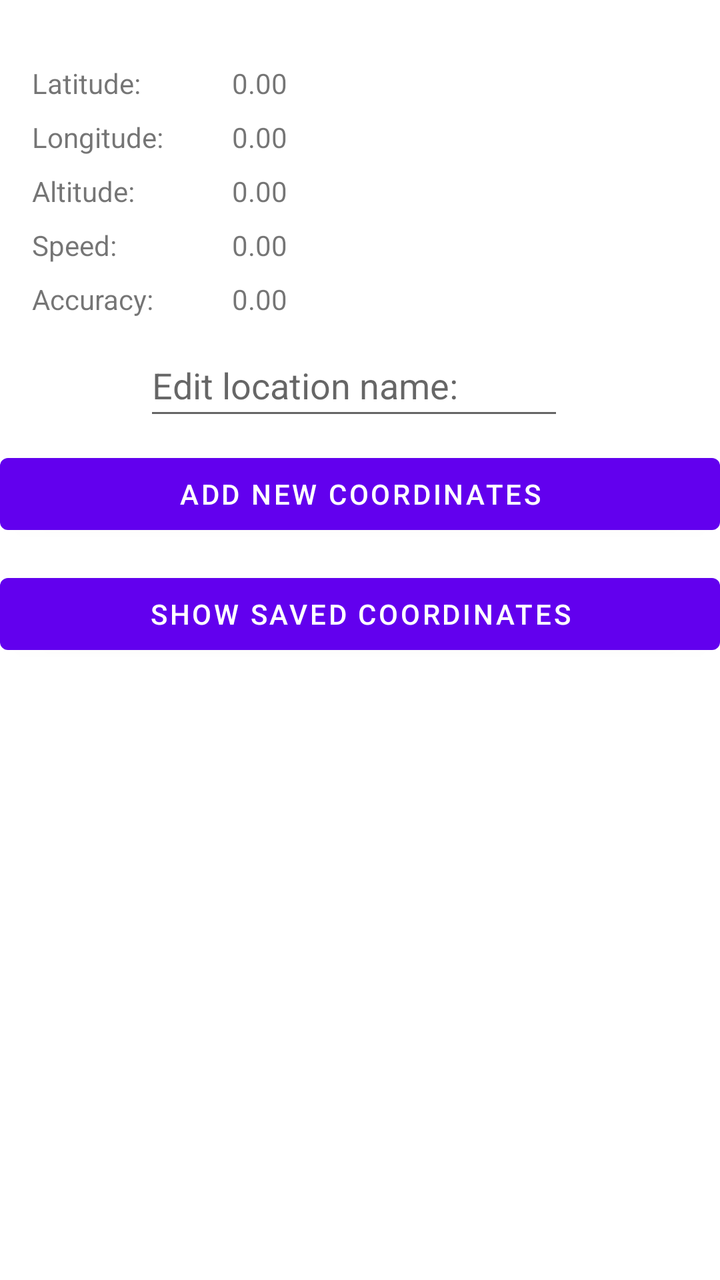
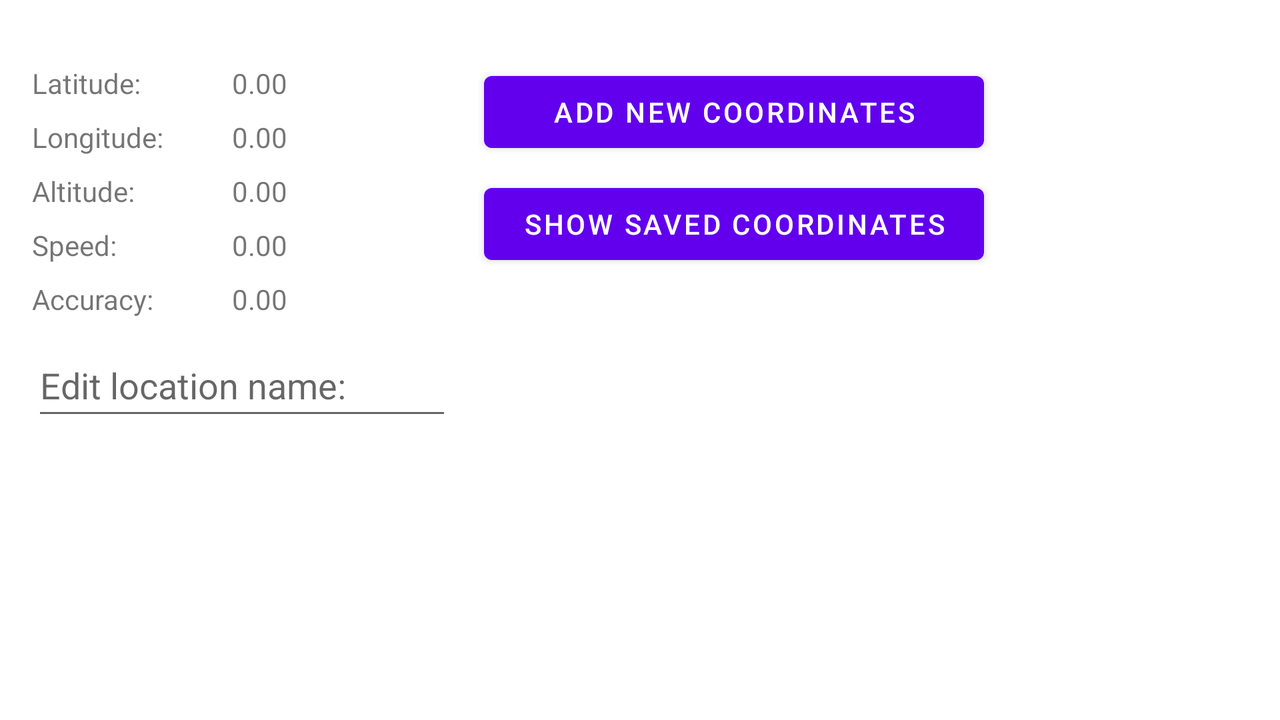

First picture: res/layout/ on a phone held upright. Second picture: the repository's own variant of that layout, on a device whose configuration matches the variant's folder. Source for both follows.
<!-- AndroidManifest.xml: application theme Theme.GPS_semestralka -->
<!-- res/layout/activity_main.xml -->
<?xml version="1.0" encoding="utf-8"?>
<androidx.constraintlayout.widget.ConstraintLayout xmlns:android="http://schemas.android.com/apk/res/android"
    xmlns:app="http://schemas.android.com/apk/res-auto"
    xmlns:tools="http://schemas.android.com/tools"
    android:layout_width="match_parent"
    android:layout_height="match_parent"
    tools:context=".MainActivity">

    <TextView
        android:id="@+id/tv_labelLat"
        android:layout_width="100dp"
        android:layout_height="wrap_content"
        android:layout_marginStart="16dp"
        android:layout_marginTop="32dp"
        android:text="@string/latitude"
        app:layout_constraintStart_toStartOf="parent"
        app:layout_constraintTop_toTopOf="parent" />

    <TextView
        android:id="@+id/tv_labelLon"
        android:layout_width="100dp"
        android:layout_height="wrap_content"
        android:layout_marginStart="16dp"
        android:layout_marginTop="8dp"
        android:text="@string/longitude"
        app:layout_constraintStart_toStartOf="parent"
        app:layout_constraintTop_toBottomOf="@+id/tv_labelLat" />

    <TextView
        android:id="@+id/tv_labelAltitude"
        android:layout_width="100dp"
        android:layout_height="wrap_content"
        android:layout_marginStart="16dp"
        android:layout_marginTop="8dp"
        android:text="@string/altitude"
        app:layout_constraintStart_toStartOf="parent"
        app:layout_constraintTop_toBottomOf="@+id/tv_labelLon" />

    <TextView
        android:id="@+id/tv_labelSpeed"
        android:layout_width="100dp"
        android:layout_height="wrap_content"
        android:layout_marginStart="16dp"
        android:layout_marginTop="8dp"
        android:text="@string/speed"
        app:layout_constraintStart_toStartOf="parent"
        app:layout_constraintTop_toBottomOf="@+id/tv_labelAltitude" />

    <TextView
        android:id="@+id/tv_labelAccuracy"
        android:layout_width="100dp"
        android:layout_height="wrap_content"
        android:layout_marginStart="16dp"
        android:layout_marginTop="8dp"
        android:text="@string/accuracy"
        app:layout_constraintStart_toStartOf="parent"
        app:layout_constraintTop_toBottomOf="@+id/tv_labelSpeed" />

    <Button
        android:id="@+id/btn_showCoordinates"
        android:layout_width="0dp"
        android:layout_height="wrap_content"
        android:layout_marginTop="12dp"
        android:text="@string/showSavedCoordinates"
        app:layout_constraintEnd_toEndOf="parent"
        app:layout_constraintHorizontal_bias="0.0"
        app:layout_constraintStart_toStartOf="parent"
        app:layout_constraintTop_toBottomOf="@+id/btn_addNewCoordinates" />

    <Button
        android:id="@+id/btn_addNewCoordinates"
        android:layout_width="0dp"
        android:layout_height="wrap_content"
        android:layout_marginTop="8dp"
        android:text="@string/addNewCoordinates"
        app:layout_constraintEnd_toEndOf="parent"
        app:layout_constraintHorizontal_bias="0.0"
        app:layout_constraintStart_toStartOf="parent"
        app:layout_constraintTop_toBottomOf="@+id/et_description" />

    <TextView
        android:id="@+id/tv_lat"
        android:layout_width="wrap_content"
        android:layout_height="wrap_content"
        android:text="@string/defaultValue"
        app:layout_constraintStart_toEndOf="@+id/tv_labelLat"
        app:layout_constraintTop_toTopOf="@+id/tv_labelLat" />

    <TextView
        android:id="@+id/tv_lon"
        android:layout_width="wrap_content"
        android:layout_height="wrap_content"
        android:text="@string/defaultValue"
        app:layout_constraintStart_toEndOf="@+id/tv_labelLon"
        app:layout_constraintTop_toTopOf="@+id/tv_labelLon" />

    <TextView
        android:id="@+id/tv_altitude"
        android:layout_width="wrap_content"
        android:layout_height="wrap_content"
        android:text="@string/defaultValue"
        app:layout_constraintStart_toEndOf="@+id/tv_labelAltitude"
        app:layout_constraintTop_toTopOf="@+id/tv_labelAltitude" />

    <TextView
        android:id="@+id/tv_speed"
        android:layout_width="wrap_content"
        android:layout_height="wrap_content"
        android:text="@string/defaultValue"
        app:layout_constraintStart_toEndOf="@+id/tv_labelSpeed"
        app:layout_constraintTop_toTopOf="@+id/tv_labelSpeed" />

    <TextView
        android:id="@+id/tv_accuracy"
        android:layout_width="wrap_content"
        android:layout_height="wrap_content"
        android:text="@string/defaultValue"
        app:layout_constraintStart_toEndOf="@+id/tv_labelAccuracy"
        app:layout_constraintTop_toTopOf="@+id/tv_labelAccuracy" />

    <EditText
        android:id="@+id/et_description"
        android:layout_width="wrap_content"
        android:layout_height="wrap_content"
        android:layout_marginStart="72dp"
        android:layout_marginTop="8dp"
        android:ems="10"
        android:hint="@string/locationName"
        android:inputType="textPersonName"
        android:minHeight="48dp"
        app:layout_constraintStart_toStartOf="parent"
        app:layout_constraintTop_toBottomOf="@+id/tv_labelAccuracy" />

</androidx.constraintlayout.widget.ConstraintLayout>
<!-- resources referenced by this layout -->
<resources>
  <string name="accuracy">Accuracy:</string>
  <string name="addNewCoordinates">Add new Coordinates</string>
  <string name="altitude">Altitude:</string>
  <string name="defaultValue" translatable="false">0.00</string>
  <string name="latitude">Latitude:</string>
  <string name="locationName">Edit location name:</string>
  <string name="longitude">Longitude:</string>
  <string name="showSavedCoordinates">Show saved coordinates</string>
  <string name="speed">Speed:</string>
  <style name="Theme.GPS_semestralka" parent="Theme.MaterialComponents.DayNight.DarkActionBar">
          
          <item name="colorPrimary">@color/purple_500</item>
          <item name="colorPrimaryVariant">@color/purple_700</item>
          <item name="colorOnPrimary">@color/white</item>
          
          <item name="colorSecondary">@color/teal_200</item>
          <item name="colorSecondaryVariant">@color/teal_700</item>
          <item name="colorOnSecondary">@color/black</item>
          
          <item name="android:statusBarColor" tools:targetApi="l">?attr/colorPrimaryVariant</item>
          
      </style>
</resources>
<!-- res/layout-land/activity_main.xml (the repository's variant of the layout above) -->
<!-- drawn on the phone turned sideways -->
<?xml version="1.0" encoding="utf-8"?>
<androidx.constraintlayout.widget.ConstraintLayout xmlns:android="http://schemas.android.com/apk/res/android"
    xmlns:app="http://schemas.android.com/apk/res-auto"
    xmlns:tools="http://schemas.android.com/tools"
    android:layout_width="match_parent"
    android:layout_height="match_parent"
    tools:context=".MainActivity">

    <TextView
        android:id="@+id/tv_labelLat"
        android:layout_width="100dp"
        android:layout_height="wrap_content"
        android:layout_marginStart="16dp"
        android:layout_marginTop="32dp"
        android:text="@string/latitude"
        app:layout_constraintStart_toStartOf="parent"
        app:layout_constraintTop_toTopOf="parent" />

    <TextView
        android:id="@+id/tv_labelLon"
        android:layout_width="100dp"
        android:layout_height="wrap_content"
        android:layout_marginStart="16dp"
        android:layout_marginTop="8dp"
        android:text="@string/longitude"
        app:layout_constraintStart_toStartOf="parent"
        app:layout_constraintTop_toBottomOf="@+id/tv_labelLat" />

    <TextView
        android:id="@+id/tv_labelAltitude"
        android:layout_width="100dp"
        android:layout_height="wrap_content"
        android:layout_marginStart="16dp"
        android:layout_marginTop="8dp"
        android:text="@string/altitude"
        app:layout_constraintStart_toStartOf="parent"
        app:layout_constraintTop_toBottomOf="@+id/tv_labelLon" />

    <TextView
        android:id="@+id/tv_labelSpeed"
        android:layout_width="100dp"
        android:layout_height="wrap_content"
        android:layout_marginStart="16dp"
        android:layout_marginTop="8dp"
        android:text="@string/speed"
        app:layout_constraintStart_toStartOf="parent"
        app:layout_constraintTop_toBottomOf="@+id/tv_labelAltitude" />

    <TextView
        android:id="@+id/tv_labelAccuracy"
        android:layout_width="100dp"
        android:layout_height="wrap_content"
        android:layout_marginStart="16dp"
        android:layout_marginTop="8dp"
        android:text="@string/accuracy"
        app:layout_constraintStart_toStartOf="parent"
        app:layout_constraintTop_toBottomOf="@+id/tv_labelSpeed" />

    <Button
        android:id="@+id/btn_addNewCoordinates"
        android:layout_width="250dp"
        android:layout_height="wrap_content"
        android:layout_marginStart="16dp"
        android:layout_marginTop="32dp"
        android:text="@string/addNewCoordinates"
        app:layout_constraintStart_toEndOf="@+id/et_description"
        app:layout_constraintTop_toTopOf="parent" />

    <Button
        android:id="@+id/btn_showCoordinates"
        android:layout_width="250dp"
        android:layout_height="wrap_content"
        android:layout_marginStart="16dp"
        android:layout_marginTop="8dp"
        android:text="@string/showSavedCoordinates"
        app:layout_constraintStart_toEndOf="@+id/et_description"
        app:layout_constraintTop_toBottomOf="@+id/btn_addNewCoordinates" />

    <TextView
        android:id="@+id/tv_lat"
        android:layout_width="wrap_content"
        android:layout_height="wrap_content"
        android:text="@string/defaultValue"
        app:layout_constraintStart_toEndOf="@+id/tv_labelLat"
        app:layout_constraintTop_toTopOf="@+id/tv_labelLat" />

    <TextView
        android:id="@+id/tv_lon"
        android:layout_width="wrap_content"
        android:layout_height="wrap_content"
        android:text="@string/defaultValue"
        app:layout_constraintStart_toEndOf="@+id/tv_labelLon"
        app:layout_constraintTop_toTopOf="@+id/tv_labelLon" />

    <TextView
        android:id="@+id/tv_altitude"
        android:layout_width="wrap_content"
        android:layout_height="wrap_content"
        android:text="@string/defaultValue"
        app:layout_constraintStart_toEndOf="@+id/tv_labelAltitude"
        app:layout_constraintTop_toTopOf="@+id/tv_labelAltitude" />

    <TextView
        android:id="@+id/tv_speed"
        android:layout_width="wrap_content"
        android:layout_height="wrap_content"
        android:text="@string/defaultValue"
        app:layout_constraintStart_toEndOf="@+id/tv_labelSpeed"
        app:layout_constraintTop_toTopOf="@+id/tv_labelSpeed" />

    <TextView
        android:id="@+id/tv_accuracy"
        android:layout_width="wrap_content"
        android:layout_height="wrap_content"
        android:text="@string/defaultValue"
        app:layout_constraintStart_toEndOf="@+id/tv_labelAccuracy"
        app:layout_constraintTop_toTopOf="@+id/tv_labelAccuracy" />

    <EditText
        android:id="@+id/et_description"
        android:layout_width="wrap_content"
        android:layout_height="wrap_content"
        android:layout_marginStart="16dp"
        android:layout_marginTop="8dp"
        android:ems="10"
        android:hint="@string/locationName"
        android:inputType="textPersonName"
        android:minHeight="48dp"
        app:layout_constraintStart_toStartOf="parent"
        app:layout_constraintTop_toBottomOf="@+id/tv_labelAccuracy" />

</androidx.constraintlayout.widget.ConstraintLayout>
